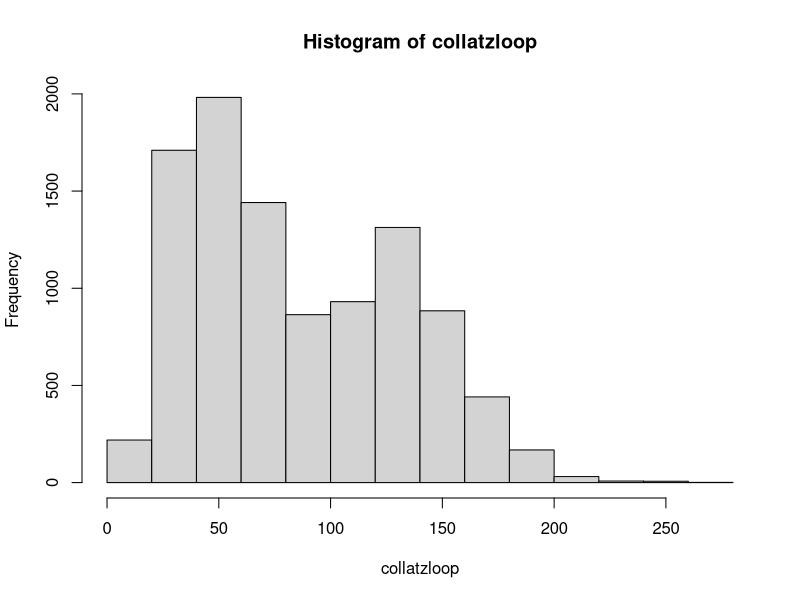

This chart was generated by the following R code:
## ---- chunk 1
directions <- function(num) { ##basic collatz sequence, outputs next number in the sequence
  if(num == 1) { ## and sets up the basic function for the collatz sequence
    return(NULL)
  } 
  
  if(num %% 2 == 0) {
    return(num/2)
  } 
  else{
    return(3*num+1)
  }
}
## ---- chunk 2
collatzloop_sequences <- function(n) { ## Prints out the collatz sequence for a given n value 
  stated_problem <- n
  while (n != 1) {
    n <- directions(n=n)
    stated_problem <- c(stated_problem, n)
  }
  return(stated_problem)
}
collatzloop_sequences(6)
## ---- chunk 3
collatzloop <- c()
for (i in 1:10000) {
  collatzloop <- c(collatzloop, length(collatzloop_sequences(i)))
}
hist(collatzloop)
## ---- chunk 4
summary(collatzloop)
